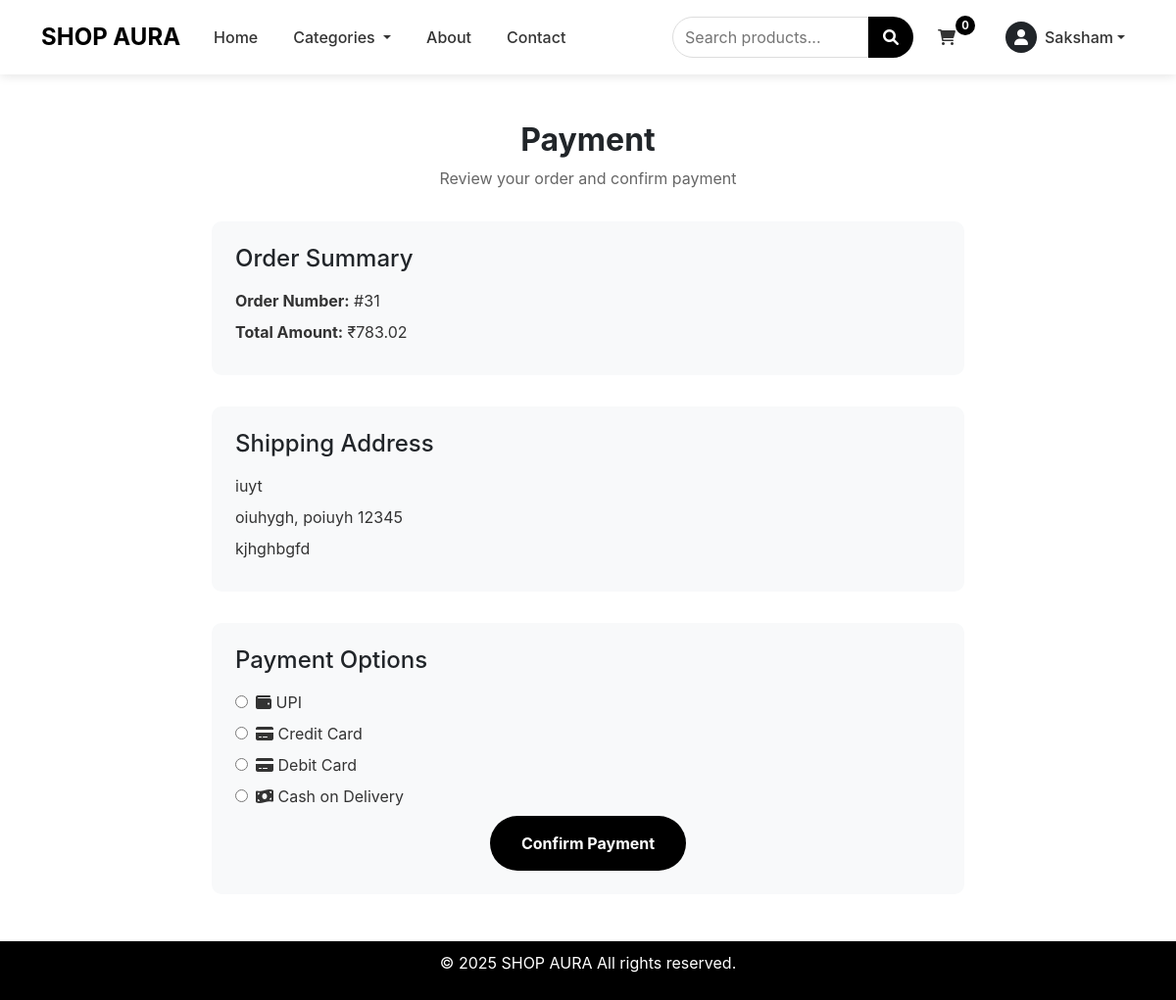
Screenshot of /payment/31/ (signed in) with the database file from the repository.
### store/models.py (models this page shows, shortened)
class User(AbstractUser):
    username = None
    email = models.EmailField(_('email address'), unique=True)
    first_name = models.CharField(_('first name'), max_length=50)
    last_name = models.CharField(_('last name'), max_length=50)
    date_joined = models.DateTimeField(default=timezone.now)
    USERNAME_FIELD = 'email'
    REQUIRED_FIELDS = ['first_name', 'last_name']
    objects = CustomUserManager()

class Order(models.Model):
    STATUS_CHOICES = (
        ('Pending', 'Pending'),
        ('Processing', 'Processing'),
        ('Shipped', 'Shipped'),
        ('Delivered', 'Delivered'),
        ('Cancelled', 'Cancelled'),
    )
    user = models.ForeignKey(User, on_delete=models.CASCADE)
    total_amount = models.DecimalField(max_digits=10, decimal_places=2)
    created_at = models.DateTimeField(default=timezone.now)
    status = models.CharField(max_length=50, choices=STATUS_CHOICES, default='Pending')
    address = models.CharField(max_length=200, null=True, blank=True)
    city = models.CharField(max_length=100, null=True, blank=True)
    state = models.CharField(max_length=100, null=True, blank=True)
    zip_code = models.CharField(max_length=20, null=True, blank=True)
    country = models.CharField(max_length=100, null=True, blank=True)

### store/views.py (the view, shortened to what this page needs)
# urls.py: path('payment/<int:order_id>/', views.payment, name='payment'),
@login_required
def payment(request, order_id):
    order = get_object_or_404(Order, id=order_id, user=request.user)
    context = {
        'order': order,
        'total': order.total_amount,
        'shipping_details': {
            'address': order.address,
            'city': order.city,
            'state': order.state,
            'zip_code': order.zip_code,
            'country': order.country,
        },
    }
    return render(request, 'payment.html', context)

### store/context_processors.py (called while the page is built)
def cart_count(request):
    if request.user.is_authenticated:
        count = CartItem.objects.filter(user=request.user).count()
        return {'cart_count': count}
    return {'cart_count': 0}

### templates/payment.html (shortened to what this page needs)
{% extends 'base.html' %}
{% block content %}
<div class="payment-container">
    <div class="payment-header">
        <h1>Payment</h1>
        <p>Review your order and confirm payment</p>
    </div>
    <div class="order-summary">
        <h2>Order Summary</h2>
        <p><strong>Order Number:</strong> #{{ order.id }}</p>
        <p><strong>Total Amount:</strong> ₹{{ total }}</p>
    </div>
    <div class="shipping-details">
        <h2>Shipping Address</h2>
        <p>{{ shipping_details.address }}</p>
        <p>{{ shipping_details.city }}, {{ shipping_details.state }} {{ shipping_details.zip_code }}</p>
        <p>{{ shipping_details.country }}</p>
    </div>
    <div class="payment-options">
        <h2>Payment Options</h2>
        <form class="payment-form" method="POST" id="paymentForm">
            <div class="option">
                <input type="radio" id="upi" name="payment_method" value="upi" onchange="toggleFields()" required>
                <label for="upi"><i class="fas fa-wallet"></i> UPI</label>
            </div>
            <div class="option">
                <input type="radio" id="credit_card" name="payment_method" value="credit_card" onchange="toggleFields()">
                <label for="credit_card"><i class="fas fa-credit-card"></i> Credit Card</label>
            </div>
            <div class="option">
                <input type="radio" id="debit_card" name="payment_method" value="debit_card" onchange="toggleFields()">
                <label for="debit_card"><i class="fas fa-credit-card"></i> Debit Card</label>
            </div>
            <div class="option">
                <input type="radio" id="cod" name="payment_method" value="cod" onchange="toggleFields()">
                <label for="cod"><i class="fas fa-money-bill-wave"></i> Cash on Delivery</label>
            </div>
            <button type="submit">Confirm Payment</button>
        </form>
    </div>
</div>
{% endblock %}

### templates/base.html (shortened to what this page needs)
<!DOCTYPE html>
<html lang="en">
<head>
    <link href="https://cdn.jsdelivr.net/npm/bootstrap@5.3.0-alpha1/dist/css/bootstrap.min.css" rel="stylesheet">
    <link rel="stylesheet" href="https://cdnjs.cloudflare.com/ajax/libs/font-awesome/6.0.0/css/all.min.css">
</head>
<body>
    <header>
        <nav class="navbar navbar-expand-lg navbar-light">
            <div class="container">
                <a class="navbar-brand" href="{% url 'home' %}">SHOP AURA</a>
                <div class="collapse navbar-collapse" id="navbarNav">
                    <ul class="navbar-nav me-auto">
                        <li class="nav-item">
                            <a class="nav-link" href="{% url 'home' %}">Home</a>
                        </li>
                        <li class="nav-item dropdown">
                            <a class="nav-link dropdown-toggle" href="#" id="navbarDropdown" role="button" data-bs-toggle="dropdown" aria-expanded="false">
                                Categories
                            </a>
                        </li>
                        <li class="nav-item">
                            <a class="nav-link" href="{% url 'about' %}">About</a>
                        </li>
                        <li class="nav-item">
                            <a class="nav-link" href="{% url 'contact' %}">Contact</a>
                        </li>
                    </ul>
                    <form class="search-form d-flex" action="{% url 'search_results' %}" method="GET">
                        <input class="search-input" type="search" name="q" placeholder="Search products...">
                        <button class="search-button" type="submit"><i class="fas fa-search"></i></button>
                    </form>
                    <div class="d-flex align-items-center">
                        <div class="cart-icon">
                            <a href="{% url 'cart' %}" class="nav-link">
                                <i class="fas fa-shopping-cart"></i>
                                <span class="cart-count">{{ cart_count }}</span>
                            </a>
                        </div>
                        {% if user.is_authenticated %}
                            <div class="dropdown ms-3">
                                <a class="nav-link dropdown-toggle d-flex align-items-center" href="#" id="userDropdown" role="button" data-bs-toggle="dropdown" aria-expanded="false">
                                    <div class="rounded-circle bg-dark text-white d-flex align-items-center justify-content-center me-2" style="width: 32px; height: 32px;">
                                        <i class="fas fa-user"></i>
                                    </div>
                                    {{ user.first_name|default:user.username }}
                                </a>
                            </div>
                        {% else %}
                            <a href="{% url 'login' %}" class="nav-link"><i class="fas fa-sign-in-alt me-1"></i> Login</a>
                            <a href="{% url 'signup' %}" class="nav-link"><i class="fas fa-user-plus me-1"></i> Sign Up</a>
                        {% endif %}
                    </div>
                </div>
            </div>
        </nav>
    </header>
    <main class="main-content">
        {% block content %}{% endblock %}
    </main>
    <footer>
        <p>© 2025 SHOP AURA All rights reserved.</p>
    </footer>
</body>
</html>

### templates/base.html (style rules this page uses)
* { margin: 0; padding: 0; box-sizing: border-box; font-family: -apple-system, BlinkMacSystemFont, 'Segoe UI', Roboto, Oxygen, Ubuntu, Cantarell, sans-serif; }
body { min-height: 100vh; display: flex; flex-direction: column; background: white; }
.navbar { padding: 15px 0; background-color: white; box-shadow: 0 2px 10px rgba(0, 0, 0, 0.1); }
.navbar-brand { font-weight: bold; font-size: 1.5rem; }
.nav-link { color: #333; font-weight: 500; margin: 0 10px; transition: color 0.3s; }
.search-form { display: flex; margin: 0 15px; }
.search-input { padding: 8px 12px; border: 1px solid #ddd; border-radius: 25px 0 0 25px; outline: none; width: 200px; }
.search-button { padding: 8px 15px; background: black; color: white; border: none; border-radius: 0 25px 25px 0; cursor: pointer; }
.cart-icon { position: relative; margin-right: 15px; }
.cart-count { position: absolute; top: -10px; right: -10px; background: black; color: white; font-size: 0.7rem; width: 20px; height: 20px; border-radius: 50%; display: flex; justify-content: center; align-items: center; font-weight: bold; }
.main-content { flex: 1; }
footer { background-color: #f8f9fa; padding: 10px 0; text-align: center; width: 100%; position: relative; bottom: 0; background-color: black; color: white; }

### templates/payment.html (style rules this page uses)
.payment-container { max-width: 800px; margin: 3rem auto; padding: 0 1rem; }
.payment-header { text-align: center; margin-bottom: 2rem; }
.payment-header h1 { font-size: 2rem; font-weight: bold; margin-bottom: 0.5rem; }
.payment-header p { color: #666; }
.order-summary, .shipping-details, .payment-options { background: #f8f9fa; padding: 1.5rem; border-radius: 10px; margin-bottom: 2rem; }
.order-summary h2, .shipping-details h2, .payment-options h2 { font-size: 1.5rem; margin-bottom: 1rem; }
.order-summary p, .shipping-details p { margin: 0.5rem 0; color: #333; }
.payment-options .option { margin: 0.5rem 0; display: flex; align-items: center; }
.payment-options input[type="radio"] { margin-right: 0.5rem; }
.payment-options label { font-size: 1rem; color: #333; }
.payment-form { text-align: center; }
.payment-form button { padding: 1rem 2rem; background: #000; color: white; border: none; border-radius: 50px; font-size: 1rem; font-weight: bold; cursor: pointer; transition: background 0.3s ease; }

### rows the page displays
User: first_name "Saksham"
Order: id "31", total_amount "783.02", address "iuyt", city "oiuhygh", state "poiuyh", zip_code "12345", country "kjhghbgfd"

### other values shown
{{ cart_count }} "0"
